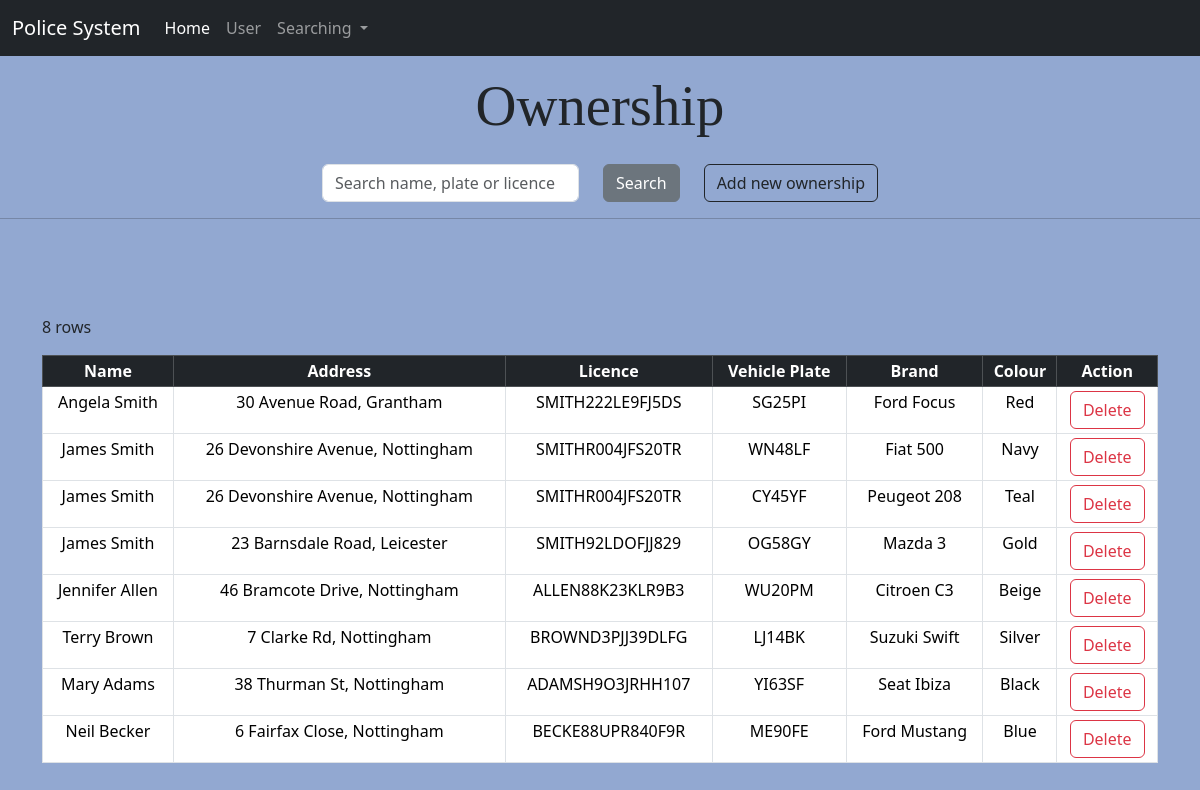
Screenshot of /newownership.php with the database file from the repository.
### tables this page shows
CREATE TABLE `Vehicle` (
  `Vehicle_ID` int(11) NOT NULL,
  `Vehicle_type` varchar(50) NOT NULL,
  `Vehicle_colour` varchar(20) NOT NULL,
  `Vehicle_plate` varchar(6) NOT NULL
);

CREATE TABLE `People` (
  `People_ID` int(11) NOT NULL,
  `People_name` varchar(50) NOT NULL,
  `People_address` varchar(255) DEFAULT NULL,
  `People_licence` varchar(16) DEFAULT NULL
);

### newownership.php (the view, shortened to what this page needs)
<?php
      $servername = "mariadb";
      $username = "root";
      $password = "rootpwd";
      $dbname = "coursework2";
      $conn = mysqli_connect($servername, $username, $password, $dbname);
?>
<html>
  <head>
    <link href="https://cdn.jsdelivr.net/npm/bootstrap@5.3.3/dist/css/bootstrap.min.css" rel="stylesheet">
  </head>
  <body style="background-color:#92a8d1;">
  <nav class="navbar sticky-top navbar-expand-lg bg-dark navbar-dark">
  <div class="container-fluid">
    <a class="navbar-brand" href="#">Police System</a>
    <div class="collapse navbar-collapse" id="navbarSupportedContent">
      <ul class="navbar-nav me-auto mb-2 mb-lg-0">
        <li class="nav-item">
          <a class="nav-link active" aria-current="page" href="login.php">Home</a>
        </li>
        <li class="nav-item">
          <a class="nav-link" href="newuser.php">User</a>
        </li>
        <li class="nav-item dropdown">
          <a class="nav-link dropdown-toggle" href="#" role="button" data-bs-toggle="dropdown" aria-expanded="false">
            Searching
          </a>
        </li>
      </ul>
    </div>
  </div>
</nav>
<h1 style="font-family:fantasy;text-align:center; font-size: 1.5cm;" class="mt-3">Ownership</h1>
    <div class="container">
       <form method="post">
<div class="row justify-content-center align-items-center mt-4">
    <div class="col-auto">
        <input type="type" placeholder="Search name, plate or licence" name="search" class="form-control">
        </div>
        <div class="col-auto">
        <button class="btn btn-secondary" name="submit">Search</button>
       </div>
       <div class="col-auto">
       <a class="btn btn-outline-dark" href="updateownership.php" role="button">Add new ownership</a>
       </div>
</div>
</form>
</div>
    <hr>
  <div class="container my-5">
  <table class="table table-sm table-bordered" style="text-align:center;">
      <?php
        $sql="SELECT Vehicle.Vehicle_ID,People.People_name,People.People_address,People.People_licence,Vehicle.Vehicle_plate,Vehicle.Vehicle_type,Vehicle.Vehicle_colour FROM Ownership JOIN People
              ON People.People_ID = Ownership.People_ID JOIN Vehicle ON Vehicle.Vehicle_ID = Ownership.Vehicle_ID";
        $result = mysqli_query($conn, $sql);
        echo "<p>".mysqli_num_rows($result)." rows</p>";
        if (mysqli_num_rows($result) > 0){
          echo'<thead class="table-dark">
          <tr>
          <th scope="col">Name</th>
          <th scope="col">Address</th>
          <th scope="col">Licence</th>
          <th scope="col">Vehicle Plate</th>
          <th scope="col">Brand</th>
          <th scope="col">Colour</th>
          <th scope="col">Action</th>
          </tr>
          </thead>';
          while($row=mysqli_fetch_assoc($result)){
          echo '<tbody>
          <tr>
          <td>'.$row['People_name'].'</td>
          <td>'.$row['People_address'].'</td>
          <td>'.$row['People_licence'].'</td>
          <td>'.$row['Vehicle_plate'].'</td>
          <td>'.$row['Vehicle_type'].'</td>
          <td>'.$row['Vehicle_colour'].'</td>
          <td>
          <button class="btn btn-outline-danger" onclick="confirmDelete(' . $row["Vehicle_ID"] . ')">Delete</button>
          </td>
          </tbody>';
        }
      }else{
        {
            echo "Database is empty";
        }
        mysqli_close($conn);}
      ?>
          </table>
        </div>
  </body>
</html>

### rows the page displays
vehicle: people.People_name "Angela Smith", people.People_address "30 Avenue Road, Grantham", people.People_licence "SMITH222LE9FJ5DS", Vehicle_plate "SG25PI", Vehicle_type "Ford Focus", Vehicle_colour "Red"
vehicle: people.People_name "James Smith", people.People_address "26 Devonshire Avenue, Nottingham", people.People_licence "SMITHR004JFS20TR", Vehicle_plate "WN48LF", Vehicle_type "Fiat 500", Vehicle_colour "Navy"
vehicle: people.People_name "James Smith", people.People_address "26 Devonshire Avenue, Nottingham", people.People_licence "SMITHR004JFS20TR", Vehicle_plate "CY45YF", Vehicle_type "Peugeot 208", Vehicle_colour "Teal"
vehicle: people.People_name "James Smith", people.People_address "23 Barnsdale Road, Leicester", people.People_licence "SMITH92LDOFJJ829", Vehicle_plate "OG58GY", Vehicle_type "Mazda 3", Vehicle_colour "Gold"
vehicle: people.People_name "Jennifer Allen", people.People_address "46 Bramcote Drive, Nottingham", people.People_licence "ALLEN88K23KLR9B3", Vehicle_plate "WU20PM", Vehicle_type "Citroen C3", Vehicle_colour "Beige"
vehicle: people.People_name "Terry Brown", people.People_address "7 Clarke Rd, Nottingham", people.People_licence "BROWND3PJJ39DLFG", Vehicle_plate "LJ14BK", Vehicle_type "Suzuki Swift", Vehicle_colour "Silver"
vehicle: people.People_name "Mary Adams", people.People_address "38 Thurman St, Nottingham", people.People_licence "ADAMSH9O3JRHH107", Vehicle_plate "YI63SF", Vehicle_type "Seat Ibiza", Vehicle_colour "Black"
vehicle: people.People_name "Neil Becker", people.People_address "6 Fairfax Close, Nottingham", people.People_licence "BECKE88UPR840F9R", Vehicle_plate "ME90FE", Vehicle_type "Ford Mustang", Vehicle_colour "Blue"

### other values shown
mysqli_num_rows($result) "8"
